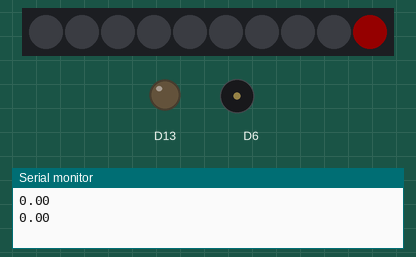
Recording of a sketch running on a simulated Adafruit Circuit Playground Express. On the bench: 10 RGB LEDs in strip order, left to right, output pins drawn as LEDs (lit = HIGH), buzzer (waves = sounding), the last lines printed to the serial monitor. Dim RGB values are drawn brighter than linear; random numbers use the default seed unless the sketch sets one.

Above: at 0.2 s.
At 14.3 s:
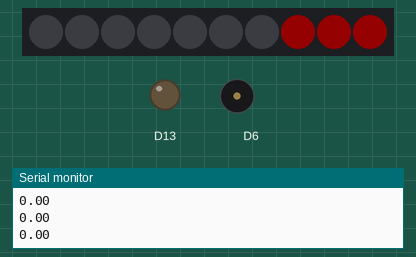
At 22.4 s:
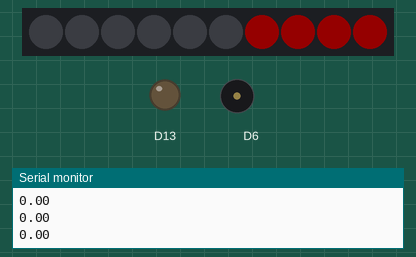
At 32.5 s:
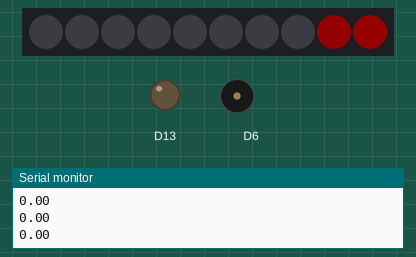
Timing chart, 0 to 40.0 s (numbered marks = the images above):
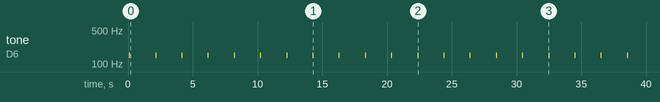

Measured:
- by itself, tone on D6: alternates 150 Hz for 0.02 s and silent for 2.0 s
- what the display in image 0 shows lasts 2.0 s, from 0.1 s to 2.1 s

The sketch:

otherLagomTHing.ino
```cpp
#include <Adafruit_CircuitPlayground.h>
#include <Wire.h>

static int minSound = 5;
static int maxSound = 120;
int counter;
float test;

void setup() {
  // put your setup code here, to run once:
  Serial.begin(9600);
  CircuitPlayground.begin();
  counter = 19;
}

void loop() {
  // put your main code here, to run repeatedly:
  if (abs(test-CircuitPlayground.mic.peak(100)) > 15){
    for (int i=0; i<5; i++) {
      CircuitPlayground.strip.setPixelColor(i, 0);
    }
  }
    test = CircuitPlayground.mic.peak(100);
    Serial.println(test);
    float level;
    if (test < minSound){
      level = 0;
    } else if (test >= 80){
      level = 5;
    } else if (test >= 50){
      level = 4;
    } else if (test >= 30){
      level = 3;
    } else if (test >= 20){
      level = 2;
    } else if (test >= 10){
      level = 1;
    }

    for (int i=0; i<level; i++) {
      CircuitPlayground.strip.setPixelColor(i, 100, 100, 100);
      CircuitPlayground.strip.show();
    }
    delay(100);
    counter++;
    if (counter ==  20){
      CircuitPlayground.playTone(150, 20);
      for (int i=5; i<10; i++) {
        CircuitPlayground.strip.setPixelColor(i, 0);
      }
      for (int i=10; i>random(4,10); i--){
        CircuitPlayground.strip.setPixelColor(i, 255, 0,0);
      }

      CircuitPlayground.strip.show();
      counter = 0;
    }
}
```
